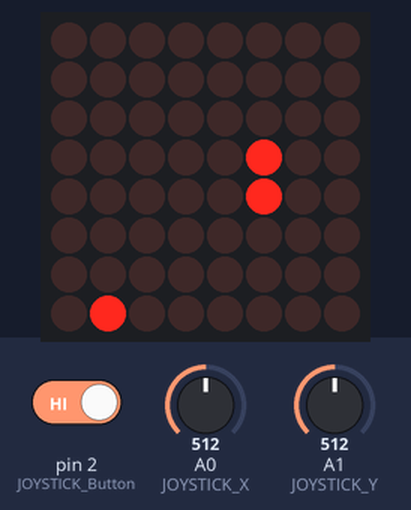
Recording of a sketch running on a simulated Arduino Uno, built with avr-gcc and run on an emulated ATmega328P. Parts: 8×8 LED matrix. The test bench sets the inputs (shaded band); at power-on: A0 (JOYSTICK_X) = 512, pin 2 (JOYSTICK_Button) HIGH, A1 (JOYSTICK_Y) = 512. Random numbers use the default seed unless the sketch sets one.

Above: at 1.2 s.
1.3 s: A0 (JOYSTICK_X) set to 90
At 1.5 s:
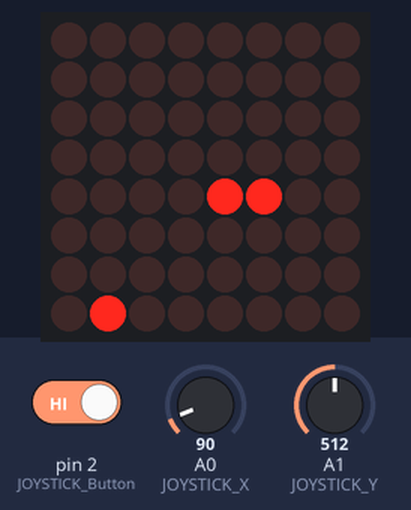
3.8 s: pin 2 (JOYSTICK_Button) driven LOW
6.9 s: A1 (JOYSTICK_Y) set to 913
9.5 s: A1 (JOYSTICK_Y) set to 935
At 9.87 s:
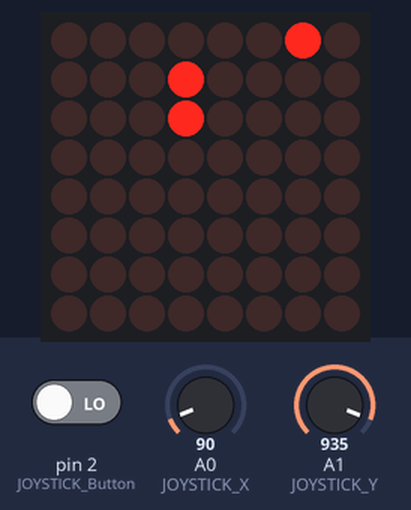
12.2 s: A0 (JOYSTICK_X) set to 900
At 12.88 s:
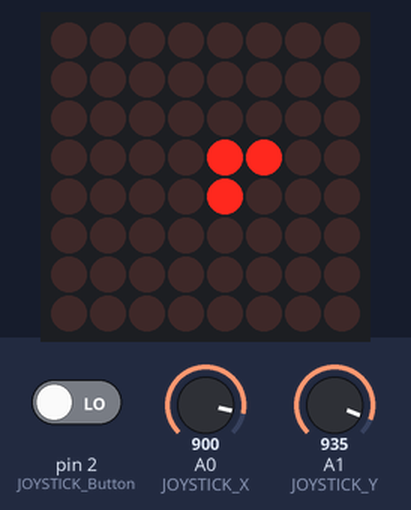
Timing chart, 0 to 15.2 s (numbered marks = the images above; inputs shaded):
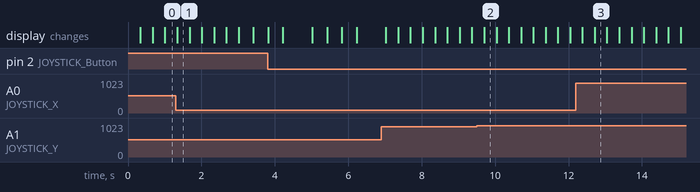

Measured:
- the behaviour switches between 920 and 921 on A1 (JOYSTICK_Y) (found by bisection; images 1 and 2)

The sketch:

Snake_Game.ino
```cpp
#include "initialize.h"
#include "GameOver.h"
byte pic[8] = {0,0,0,0,0,0,0,0};//8 righe della matrice di led 8x8


//variabile per gestire il tempo di refresh dei led
float oldTime = 0;
float timer = 0;
float updateRate = 3;


int i,j;//contatori
void setup() {
  //il max7219 ha bisogno di uno stato per capire che deve funzionare
  Serial.begin(9600);
  lc.shutdown(0,false);
  ///gestisce l'intensità generale dei led
  lc.setIntensity(0,3);
  //spegne tutti i led dello schermo quando lo inizializza
  lc.clearDisplay(0);
  //pin digitale del joystick che controlla lo stato del bottone
  pinMode(JOYSTICK_Button, INPUT_PULLUP);
}

void loop() {
  float deltaTime = calculateDeltaTime();
  timer += deltaTime;         //aggiorno la variabile timer con il valore corrente del tempo trascorso tra un refresh e l'altro

  getDirection();              //chiamo la funzione che gestisce il movimento e il cambio direzione

  //Update
  if(timer > 1000/updateRate){  //se il timer è maggiore di un certo valore allore aggiorno lo schermo
    timer = 0;                  //quando faccio l'update dello schermo resetto il timer
    Update();                   //chiamo update che aggiorna la posizione del serpente in base alla direzione e movimento
    }

  //Render
  Render();                     //rendo quindi nota la nuova posizione del serpente

}

float calculateDeltaTime(){
  float currentTime = millis();              //assegno a current time il valore del tempo da quando arduino è stato acceso
  float dt = currentTime - oldTime;          //nel caso del primo refresh assegno a dt il valore di currentTime, poi aggiorno oldTime per avere sempre un idea di quanto tempo è passato tra un refresh e l'altro
  oldTime = currentTime;
  return dt;
}


void Update(){
  reset();                          //ogni aggiornamento spengo tutti i led e li riaccendo poi con la posizione aggiornata
  getDirection();                   //ottengo posizione e movimento desiderato per utilizzarlo
  int newHead[2] = {snake.head[0]+snake.dir[0], snake.head[1]+snake.dir[1]};        //controllo in base alla direzione e movimento dove dovrà essere la posizione della nuova testa

  //qui si gestisce il caso in cui la nuova testa avrà posizione fuori i bordi quindi fuori la matrice 8x8 se sì l'utente perde
  if(newHead[0]==8){
    while (is_button_pressed()==0){
        game_over();

      }
      snake = {{1,5},{{0,5}, {1,5}}, 2, {1,0}};//reinizializzo l'oggetto strutturato snake
      apple = {(int)random(0,8),(int)random(0,8)};//reinizializzo l'oggesto struttarto mela
      return;
  }else if(newHead[0]==-1){
    while (is_button_pressed()==0){
        game_over();
      }
      snake = {{1,5},{{0,5}, {1,5}}, 2, {1,0}};
      apple = {(int)random(0,8),(int)random(0,8)};
      return;
  }else if(newHead[1]==8){
    while (is_button_pressed()==0){
        game_over();
      }
      snake = {{1,5},{{0,5}, {1,5}}, 2, {1,0}};
      apple = {(int)random(0,8),(int)random(0,8)};
      return;
  }else if(newHead[1]==-1){
    while (is_button_pressed()==0){
        game_over();
      }
      snake = {{1,5},{{0,5}, {1,5}}, 2, {1,0}};
      apple = {(int)random(0,8),(int)random(0,8)};
      return;
  }

  //Check If The Snake hits itself
   for(j=0;j<snake.len;j++){
    if(snake.body[j][0] == newHead[0] && snake.body[j][1] == newHead[1]){
      while (is_button_pressed()==0){
        game_over();
      }
      snake = {{1,5},{{0,5}, {1,5}}, 2, {1,0}};
      apple = {(int)random(0,8),(int)random(0,8)};
      return;
    }
  }

  //controllo se il serpente avrà la posizione della nuova testa sulla mela
  if(newHead[0] == apple.rPos && newHead[1] ==apple.cPos){
    snake.len = snake.len+1;
    apple.rPos = (int)random(0,8);      //riassegno la posizione della mela
    apple.cPos = (int)random(0,8);
  }else{
    removeFirst();                      //se il serpente non mangia la mela sposto l'arrey simulando il movimento
  }

  snake.body[snake.len-1][0]= newHead[0];       //gestisco il movimento spostando di uno tutti i led che costituiscono il serpente
  snake.body[snake.len-1][1]= newHead[1];       //dovendo specificare anche nella variabile body la posizione della testa la assegno qui

  snake.head[0] = newHead[0];                   //assegno a snake la posizione della nuova testa
  snake.head[1] = newHead[1];                   //questa volta agendo direttamente sulla variabile head


  for(j=0;j<snake.len;j++){                                //assegno ai led la posizione di mela e serpente
    pic[snake.body[j][0]] |= 128 >> snake.body[j][1];
  }
  pic[apple.rPos] |= 128 >> apple.cPos;

}

void Render(){

   for(i=0;i<8;i++){                    //utilizzo il camando set Row per illuminare gli spazi occupati da serpente e mela dopo aver assegnato la loro posizione
    lc.setRow(0,i,pic[i]);
   }
}


//con questa funzione gestisco la simulazione del movimento assegnando la posizione del led avanti a quello dietro
void removeFirst(){
  for(j=1;j<snake.len;j++){
    snake.body[j-1][0] = snake.body[j][0];
    snake.body[j-1][1] = snake.body[j][1];
  }
}


void reset(){
  for(int j=0;j<8;j++){              //resetta la matrice 8x8 portandola allo stato iniziale
    pic[j] = 0;
  }
}
```

GameOver.h
```cpp
#include <LedControl.h> //libreria che gestisce le funzioni del max7219
#include "alphabet.h"   //libreria dove sono specificate tutte le lettere con variabili byte
//inizializzo i pin dell'integrato max7219

const int DIN =12;          //DIN == Digital input
const int CS =11;           //pin di selezione del modulo
const int CLK = 10;         //pin del clock
LedControl lc = LedControl(DIN, CLK, CS,1); //inizializzo l'oggetto lc, con parametri riportati
int n; //contatore


//funzione che gestisce il caso in cui l'utente perde, facendo comparire una dopo l'altra le lettere che compongono la scritta game over

void game_over(){
  for (n=0;n<8;n++){
    lc.setRow(0,n,G[n]);
  }
  delay(400);
  for (n=0;n<8;n++){
    lc.setRow(0,n,A[n]);
  }
  delay(400);
  for (n=0;n<8;n++){
    lc.setRow(0,n,M[n]);
  }
  delay(400);
  for (n=0;n<8;n++){
    lc.setRow(0,n,E[n]);
  }
  delay(800);
  for (n=0;n<8;n++){
    lc.setRow(0,n,O[n]);
  }
  delay(400);
  for (n=0;n<8;n++){
    lc.setRow(0,n,V[n]);
  }
  delay(400);
  for (n=0;n<8;n++){
    lc.setRow(0,n,E[n]);
  }
  delay(400);
  for (n=0;n<8;n++){
    lc.setRow(0,n,R[n]);
  }
  delay(800);
}
```

Initialize.h
```cpp
#define JOYSTICK_X A0
#define JOYSTICK_Y A1
#define JOYSTICK_Button 2


//costruisco la struttura dell'oggetto snake
typedef struct Snake Snake;
struct Snake{
  int head[2];         //gestisco la testa come un arrey formato da due elemeti, posizione x e posizione y sulla matrice di let
  int body[40][2];     //gestisto il corpo come un arrey bidimensionale formato da un massimo di 40 elementi (max lunghezza di snake) formati a loro volta da due elementi rappresentanti i valori di x e y
  int len;             //intero che devide quanto è grande l'arrei bidimensionale body, quindi indica la lunghezza attuale
  int dir[2];          //gestisco la direzione come un arrey bidimensionale formato da y e x, il primo valore indica lo spostamento su y (1,-1) il secondo quello su x(1,-1)
};

//definisco la struttura dell'oggetto mela
typedef struct Apple Apple;
struct Apple{
  int rPos; //posizione in x(righe) della mela
  int cPos; //posizione in y(colonne) della mela
};

Snake snake = {{1,5},{{0,5}, {1,5}}, 2, {1,0}};//valori con i quali inizializzo l'oggetto, quindi le posizioni dei vari elementi e la direzione di partenza
Apple apple = {(int)random(0,8),(int)random(0,8)};//valori con i quali inizializzo l'oggetto mela quindi la sua posizione iniziale randomizzata


//funzione per un  controllo in caso di problemi dello stato del joystick
void print_joystick_state() {

  int x=analogRead(JOYSTICK_X);
  int y=analogRead(JOYSTICK_Y);
  int button = !digitalRead(JOYSTICK_Button);
  Serial.print("X: "+String(x));
  Serial.println(",\tY: "+String(y));
  Serial.println(",\tP: "+String(button));
}
//funzione che gestisce il cambio di direzione
void getDirection(){
  int x = analogRead(JOYSTICK_X);  //controllo il valore del'asse x del joystick
  int y = analogRead(JOYSTICK_Y);  //controllo il valore dell'asse y del joystick
  if(x<100 && snake.dir[1]==0){    //se il joystick è inclinato verso sinistra e la direzione non è destra ma su o giù giro a sinistra
    snake.dir[0] = 0;              //y si azzera rendendo così il movimento orizzontale
    snake.dir[1] = -1;             //x diminuisce di uno intendendo quindi di andare verso sinistra
  }else if(x >920 && snake.dir[1]==0){   //il ragionemneto è lo stesso del primo caso, cambiano solo le direzione in base ai casi
    snake.dir[0] = 0;
    snake.dir[1] = 1;
  }else if(y<100 && snake.dir[0]==0){
    snake.dir[0] = -1;
    snake.dir[1] = 0;
  }else if(y >920 && snake.dir[0]==0){
    snake.dir[0] = 1;
    snake.dir[1] = 0;
  }
}
//funzione controllo stato bottone
bool is_button_pressed(){
  return !digitalRead(JOYSTICK_Button);           //controllo lo stato del bottone per poterlo utilizzare
}
```

alphabet.h
```cpp
byte A[8] = {B00000000,B00111100,B01100110,B01100110,B01111110,B01100110,B01100110,B01100110};
byte B[8] = {B01111000,B01001000,B01001000,B01110000,B01001000,B01000100,B01000100,B01111100};
byte C[8] = {B00000000,B00011110,B00100000,B01000000,B01000000,B01000000,B00100000,B00011110};
byte D[8] = {B00000000,B00111000,B00100100,B00100010,B00100010,B00100100,B00111000,B00000000};
byte E[8] = {B00000000,B00111100,B00100000,B00111000,B00100000,B00100000,B00111100,B00000000};
byte F[8] = {B00000000,B00111100,B00100000,B00111000,B00100000,B00100000,B00100000,B00000000};
byte G[8] = {B00000000,B00111110,B00100000,B00100000,B00101110,B00100010,B00111110,B00000000};
byte H[8] = {B00000000,B00100100,B00100100,B00111100,B00100100,B00100100,B00100100,B00000000};
byte I[8] = {B00000000,B00111000,B00010000,B00010000,B00010000,B00010000,B00111000,B00000000};
byte J[8] = {B00000000,B00011100,B00001000,B00001000,B00001000,B00101000,B00111000,B00000000};
byte K[8] = {B00000000,B00100100,B00101000,B00110000,B00101000,B00100100,B00100100,B00000000};
byte L[8] = {B00000000,B00100000,B00100000,B00100000,B00100000,B00100000,B00111100,B00000000};
byte M[8] = {B00000000,B00000000,B01000100,B10101010,B10010010,B10000010,B10000010,B00000000};
byte N[8] = {B00000000,B00100010,B00110010,B00101010,B00100110,B00100010,B00000000,B00000000};
byte O[8] = {B00000000,B00111100,B01000010,B01000010,B01000010,B01000010,B00111100,B00000000};
byte P[8] = {B00000000,B00111000,B00100100,B00100100,B00111000,B00100000,B00100000,B00000000};
byte Q[8] = {B00000000,B00111100,B01000010,B01000010,B01000010,B01000110,B00111110,B00000001};
byte R[8] = {B00000000,B00111000,B00100100,B00100100,B00111000,B00100100,B00100100,B00000000};
byte S[8] = {B00000000,B00111100,B00100000,B00111100,B00000100,B00000100,B00111100,B00000000};
byte T[8] = {B00000000,B01111100,B00010000,B00010000,B00010000,B00010000,B00010000,B00000000};
byte U[8] = {B00000000,B01000010,B01000010,B01000010,B01000010,B00100100,B00011000,B00000000};
byte V[8] = {B00000000,B00100010,B00100010,B00100010,B00010100,B00010100,B00001000,B00000000};
byte W[8] = {B00000000,B10000010,B10010010,B01010100,B01010100,B00101000,B00000000,B00000000};
byte X[8] = {B00000000,B01000010,B00100100,B00011000,B00011000,B00100100,B01000010,B00000000};
byte Y[8] = {B00000000,B01000100,B00101000,B00010000,B00010000,B00010000,B00010000,B00000000};
byte Z[8] = {B00000000,B00111100,B00000100,B00001000,B00010000,B00100000,B00111100,B00000000};
```
